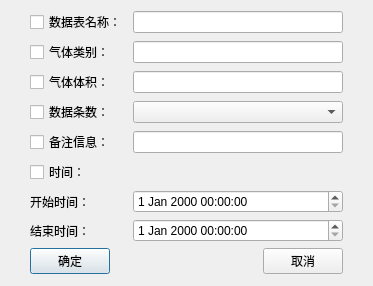
<?xml version="1.0" encoding="UTF-8"?>
<ui version="4.0">
 <class>SpectrogramFilterDialog</class>
 <widget class="QDialog" name="SpectrogramFilterDialog">
  <property name="geometry">
   <rect>
    <x>0</x>
    <y>0</y>
    <width>373</width>
    <height>286</height>
   </rect>
  </property>
  <property name="windowTitle">
   <string>Dialog</string>
  </property>
  <layout class="QVBoxLayout" name="verticalLayout">
   <property name="leftMargin">
    <number>30</number>
   </property>
   <property name="topMargin">
    <number>10</number>
   </property>
   <property name="rightMargin">
    <number>30</number>
   </property>
   <property name="bottomMargin">
    <number>10</number>
   </property>
   <item>
    <layout class="QGridLayout" name="gridLayout">
     <item row="0" column="0">
      <widget class="QCheckBox" name="cb_dataTableName">
       <property name="text">
        <string>数据表名称：</string>
       </property>
      </widget>
     </item>
     <item row="0" column="1">
      <widget class="QLineEdit" name="le_dataTableName"/>
     </item>
     <item row="1" column="0">
      <widget class="QCheckBox" name="cb_gasType">
       <property name="text">
        <string>气体类别：</string>
       </property>
      </widget>
     </item>
     <item row="1" column="1">
      <widget class="QLineEdit" name="le_gasType"/>
     </item>
     <item row="2" column="0">
      <widget class="QCheckBox" name="cb_gasVolume">
       <property name="text">
        <string>气体体积：</string>
       </property>
      </widget>
     </item>
     <item row="2" column="1">
      <widget class="QLineEdit" name="le_gasVolume"/>
     </item>
     <item row="3" column="0">
      <widget class="QCheckBox" name="cb_dataNum">
       <property name="text">
        <string>数据条数：</string>
       </property>
      </widget>
     </item>
     <item row="3" column="1">
      <widget class="QComboBox" name="cbb_dataNum"/>
     </item>
     <item row="4" column="0">
      <widget class="QCheckBox" name="cb_remarks">
       <property name="text">
        <string>备注信息：</string>
       </property>
      </widget>
     </item>
     <item row="4" column="1">
      <widget class="QLineEdit" name="le_remarks"/>
     </item>
     <item row="5" column="0">
      <widget class="QCheckBox" name="cb_time">
       <property name="sizePolicy">
        <sizepolicy hsizetype="Minimum" vsizetype="Fixed">
         <horstretch>0</horstretch>
         <verstretch>0</verstretch>
        </sizepolicy>
       </property>
       <property name="text">
        <string>时间：</string>
       </property>
      </widget>
     </item>
     <item row="6" column="0">
      <widget class="QLabel" name="label">
       <property name="text">
        <string>开始时间：</string>
       </property>
      </widget>
     </item>
     <item row="7" column="0">
      <widget class="QLabel" name="label_2">
       <property name="text">
        <string>结束时间：</string>
       </property>
      </widget>
     </item>
     <item row="6" column="1">
      <widget class="QDateTimeEdit" name="timeStart"/>
     </item>
     <item row="7" column="1">
      <widget class="QDateTimeEdit" name="timeEnd"/>
     </item>
    </layout>
   </item>
   <item>
    <layout class="QHBoxLayout" name="horizontalLayout">
     <item>
      <widget class="QPushButton" name="btn_sure">
       <property name="text">
        <string>确定</string>
       </property>
      </widget>
     </item>
     <item>
      <spacer name="horizontalSpacer">
       <property name="orientation">
        <enum>Qt::Horizontal</enum>
       </property>
       <property name="sizeHint" stdset="0">
        <size>
         <width>127</width>
         <height>20</height>
        </size>
       </property>
      </spacer>
     </item>
     <item>
      <widget class="QPushButton" name="btn_cancel">
       <property name="text">
        <string>取消</string>
       </property>
      </widget>
     </item>
    </layout>
   </item>
  </layout>
 </widget>
 <resources/>
 <connections/>
</ui>
